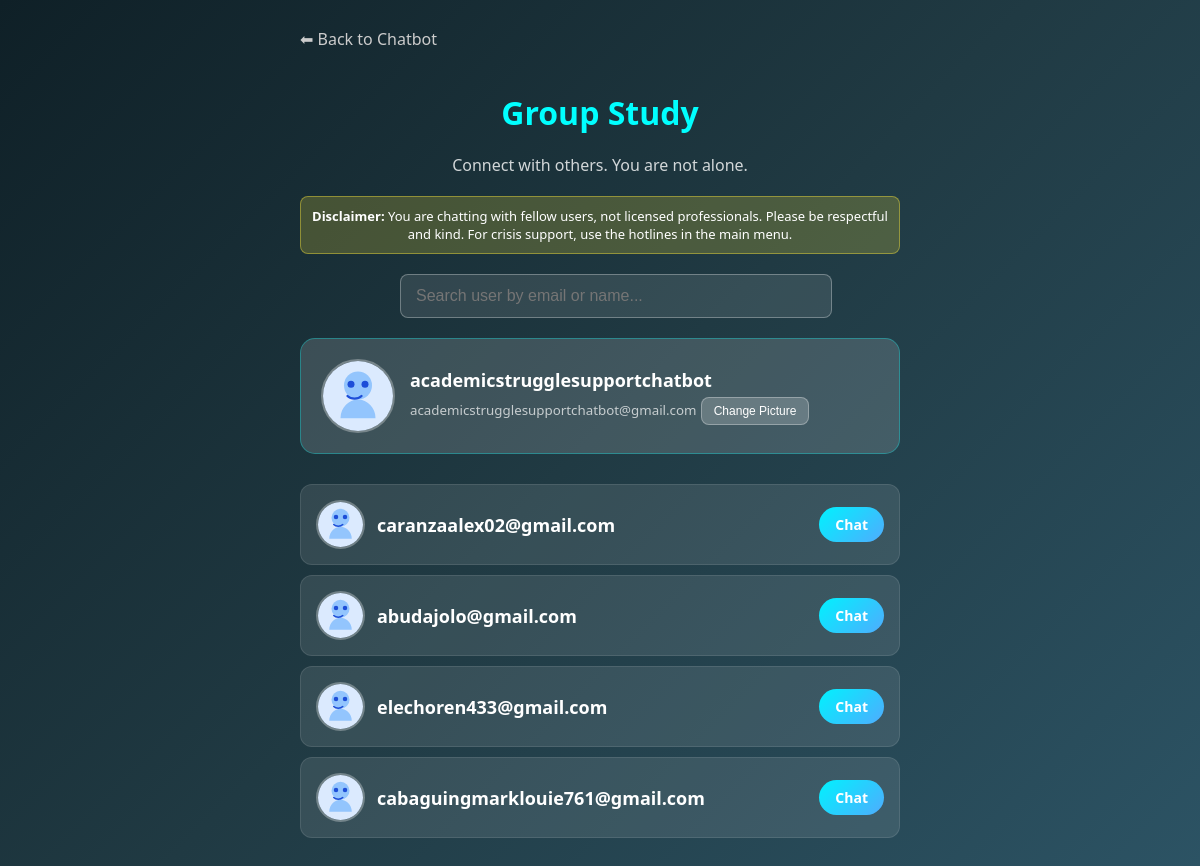
Page /community (signed in) on the committed database.
### tables this page shows
CREATE TABLE users (
        id INTEGER PRIMARY KEY AUTOINCREMENT,
        first_name TEXT,
        last_name TEXT,
        password TEXT NOT NULL,
        email TEXT UNIQUE NOT NULL,
        phone TEXT,
        age INTEGER,
        gender TEXT,
        course TEXT,
        role TEXT DEFAULT 'user',
        profile_pic TEXT DEFAULT '/static/images/default_avatar.svg',
        ban_expires_at DATETIME DEFAULT NULL,
        abuse_offense_count INTEGER DEFAULT 0
    );

### app.py (the view)
@app.route("/community")
def community():
    if "user" not in session:
        return redirect(url_for("login"))
    db = get_db()
    c = db.cursor() # Use correct placeholder based on DB type
    if 'DATABASE_URL' in os.environ:
        c.execute("SELECT email, first_name, last_name, profile_pic FROM users WHERE email != %s AND role != 'admin'", (session["user"],))
    else:
        c.execute("SELECT email, first_name, last_name, profile_pic FROM users WHERE email != ? AND role != 'admin'", (session["user"],))
    all_users = c.fetchall()
    users_data = []
    for u_row in all_users:
        u_email = u_row['email']
        u_profile_pic = get_profile_pic_url(u_row['profile_pic'])
        if 'DATABASE_URL' in os.environ:
            c.execute("SELECT show_in_community FROM user_settings WHERE user_email=%s", (u_email,))
        else:
            c.execute("SELECT show_in_community FROM user_settings WHERE user_email=?", (u_email,))
        setting_row = c.fetchone()
        if setting_row and setting_row['show_in_community'] == 0:
            continue  # Skip users who opted out
        if 'DATABASE_URL' in os.environ:
            c.execute("SELECT COUNT(*) FROM peer_messages WHERE sender=%s AND receiver=%s AND is_read=0", (u_email, session["user"]))
        else:
            c.execute("SELECT COUNT(*) FROM peer_messages WHERE sender=? AND receiver=? AND is_read=0", (u_email, session["user"]))
        count = c.fetchone()[0]
        users_data.append({"username": u_email, "name": f"{u_row['first_name']} {u_row['last_name']}", "unread": count, "profile_pic": u_profile_pic})
    if 'DATABASE_URL' in os.environ:
        c.execute("SELECT profile_pic FROM users WHERE email = %s", (session["user"],))
    else:
        c.execute("SELECT profile_pic FROM users WHERE email = ?", (session["user"],))
    current_user_pic_row = c.fetchone()
    current_user_pic = get_profile_pic_url(current_user_pic_row[0] if current_user_pic_row else None)
    return render_template("community.html", users=users_data, current_user_pic=current_user_pic, current_username=session['user'])

### app.py (called while the page is built)
@app.after_request
def add_security_headers(response):
    response.headers['X-Frame-Options'] = 'SAMEORIGIN'
    response.headers['X-Content-Type-Options'] = 'nosniff'
    return response

def get_db():
    if 'db' not in g:
        db_url = os.environ.get('DATABASE_URL')
        if db_url:
            try:
                g.db = psycopg2.connect(db_url)
            except Exception as e:
                app.logger.warning(f"Falling back to SQLite because PostgreSQL connection failed: {e}")
                g.db = sqlite3.connect(DATABASE)
        else:
            g.db = sqlite3.connect(DATABASE)
        g.db.row_factory = sqlite3.Row
    return g.db

def get_profile_pic_url(pic_url):
    if not pic_url:
        return url_for('static', filename='images/default_avatar.svg')
    if pic_url.startswith('/'):
        decoded_url = urllib.parse.unquote(pic_url)
        local_path = os.path.join(app.root_path, decoded_url.lstrip('/').replace('/', os.sep))
        if os.path.exists(local_path):
            return pic_url
    return url_for('static', filename='images/default_avatar.svg')

### templates/community.html (shortened to what this page needs)
<!DOCTYPE html>
<html>
<head>
</head>
<body>
<div class="container">
    <a href="/chatbot" class="back-btn">⬅ Back to Chatbot</a>
    <h1> Group Study</h1>
    <p style="text-align:center; margin-bottom:20px; opacity:0.8;">Connect with others. You are not alone.</p>
    <div style="background:rgba(255, 235, 59, 0.2); color: #fff; padding: 10px; border-radius: 8px; font-size: 13px; text-align: center; margin-bottom: 20px; border: 1px solid rgba(255, 235, 59, 0.4);">
        <strong>Disclaimer:</strong> You are chatting with fellow users, not licensed professionals. Please be respectful and kind. For crisis support, use the hotlines in the main menu.
    </div>
    <div class="search-container" style="margin-bottom: 20px; position: relative;">
        <input type="text" id="userSearch" onkeyup="filterUsers()" placeholder="Search user by email or name...">
    </div>
    <div class="current-user-profile">
        <img src="{{ current_user_pic }}" alt="Your Avatar" class="profile-pic large-pic">
        <div class="profile-info">
            <span class="username">{{ current_username.split('@')[0] }}</span>
            <small style="opacity: 0.7;">{{ current_username }}</small>
            <button class="change-pic-btn" onclick="openUploadModal()">Change Picture</button>
        </div>
    </div>
    <div class="user-list">
        {% if users %}
            {% for user in users %}
            <div class="user-card" data-name="{{ user.name|lower }}" data-email="{{ user.username|lower }}">
                <div class="user-info">
                    <img src="{{ user.profile_pic }}" alt="Avatar" class="profile-pic">
                    <div>
                        <span class="username">{{ user.username }}</span>
                    </div>
                </div>
                <a href="{{ url_for('peer_chat', partner=user.username) }}" class="chat-btn">Chat</a>
            </div>
            {% endfor %}
        {% else %}
            <p style="text-align:center;">No other users found yet.</p>
        {% endif %}
    </div>
</div>
</body>
</html>

### templates/community.html (style rules this page uses)
body { background: linear-gradient(135deg, #0f2027, #203a43, #2c5364); color: white; font-family: 'Segoe UI', sans-serif; padding: 20px; min-height: 100vh; }
.container { max-width: 600px; margin: 0 auto; }
.search-container { margin-bottom: 20px; position: relative; max-width: 400px; margin-left: auto; margin-right: auto; }
.search-container input { width: 100%; padding: 12px 15px; border-radius: 8px; border: 1px solid rgba(255,255,255,0.3); font-size: 1rem; background: rgba(255,255,255,0.1); color: white; }
.back-btn { display: inline-block; margin-bottom: 20px; color: #ccc; text-decoration: none; }
h1 { text-align: center; margin-bottom: 20px; color: #00ffff; }
.user-list { display: flex; flex-direction: column; gap: 10px; }
.user-card { background: rgba(255,255,255,0.1); padding: 15px; border-radius: 12px; display: flex; justify-content: space-between; align-items: center; transition: 0.3s; border: 1px solid rgba(255,255,255,0.1); }
.user-info { display: flex; align-items: center; gap: 12px; }
.profile-pic { width: 45px; height: 45px; border-radius: 50%; object-fit: cover; border: 2px solid rgba(255,255,255,0.3); }
.username { font-size: 18px; font-weight: bold; }
.chat-btn { background: linear-gradient(135deg, #00f2fe, #4facfe); color: white; text-decoration: none; padding: 8px 16px; border-radius: 20px; font-size: 14px; font-weight: bold; }
.current-user-profile { background: rgba(255,255,255,0.15); padding: 20px; border-radius: 15px; display: flex; align-items: center; gap: 15px; margin-bottom: 30px; border: 1px solid rgba(0,255,255,0.3); }
.large-pic { width: 70px; height: 70px; }
.change-pic-btn { background: rgba(255,255,255,0.2); border: 1px solid rgba(255,255,255,0.3); color: white; padding: 6px 12px; border-radius: 8px; cursor: pointer; font-size: 12px; margin-top: 5px; }

### rows in the picture
users: profile_pic (placeholder picture), email "academicstrugglesupportchatbot@gmail.com"
users: profile_pic (placeholder picture), username "caranzaalex02@gmail.com"
users: username "abudajolo@gmail.com"
users: profile_pic (placeholder picture), username "elechoren433@gmail.com"
users: profile_pic (placeholder picture), username "cabaguingmarklouie761@gmail.com"

### other values in the picture
{{ current_username.split('@')[0] }} "academicstrugglesupportchatbot"
